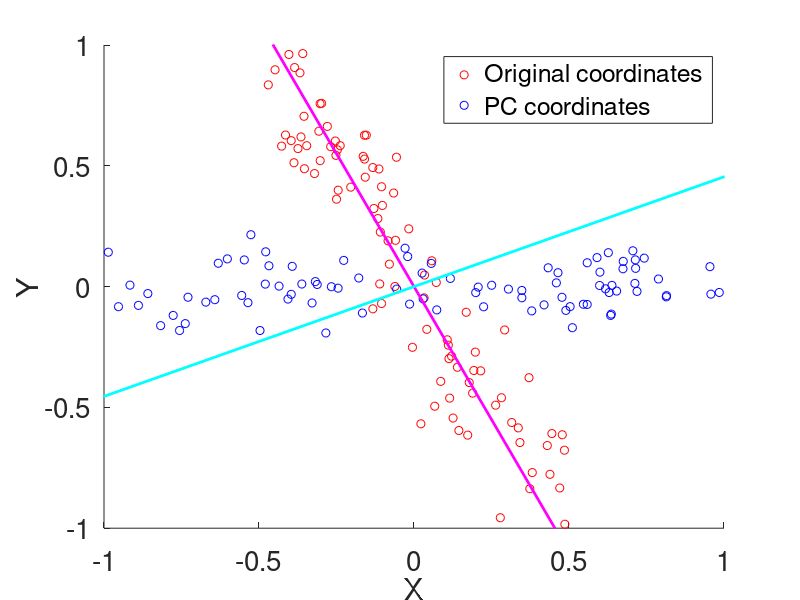

Source code (MATLAB):
function pcaEX()

    %generate "data"
    x=rand(100,1);
    y=-2*x+.2*randn(100,1);
    
    %translate data so each column has mean 0
    xBar=x-mean(x);
    yBar=y-mean(y);
    
    %define the data matrix
    Z=[xBar yBar];
    
    %We have options for how we proceed. The first option is to compute the
    %covariance matrix of Z and then take the SVD of that. The covariance
    %matrix is a square, symmetric matrix of dimension min(m,n), where m
    %and n are the dimensions of Z, and consequently svd(cov(Z)) returns 
    %matrixes U, S, and V of (releatively) small dimension, which might be
    %easier to think about/look at. The second option is to compute the
    %SVD of Z itself. Z are the eigenvalues of Z'*Z,is a constant multiple
    %of cov(Z), and so the SVD of Z itself will return the same orthonormal
    %basis of the domain space (which is the only basis we'll care about, 
    %stored in the columns of matrix V) as cov(Z) with the same ordering of
    %singular values (the singular values of Z are a constant multiple of
    %the square root of the singular values of cov(Z)). I'll just use Z 
    %here, since it's one fewer computation.
    
    %compute SVD of the 
    [U,S,V]=svd(Z);
    
    %in case we want a vector of singular values
    singZ=S(S~=0);
    
    %extract the columns of V to use as new coordinate system (basis)
    %these vectors define the principal components
    v1=V(:,1);
    v2=V(:,2);

    %put our data matrix Z into the new coordinate system
    Zpca=Z*V;
    
    figure
    hold on
    plot(Z(:,1),Z(:,2),'or')
    plot(Zpca(:,1),Zpca(:,2),'ob')
    plot([-10*v1(1) 10*v1(1)],[-10*v1(2) 10*v1(2)],'m','linewidth',2)
    plot([-10*v2(1) 10*v2(1)],[-10*v2(2) 10*v2(2)],'c','linewidth',2)
    axis([-1 1 -1 1])
    xlabel('X')
    ylabel('Y')
    legend('Original coordinates','PC coordinates')
    set(gca,'fontsize',20) %this sets the axis label font size
    
end